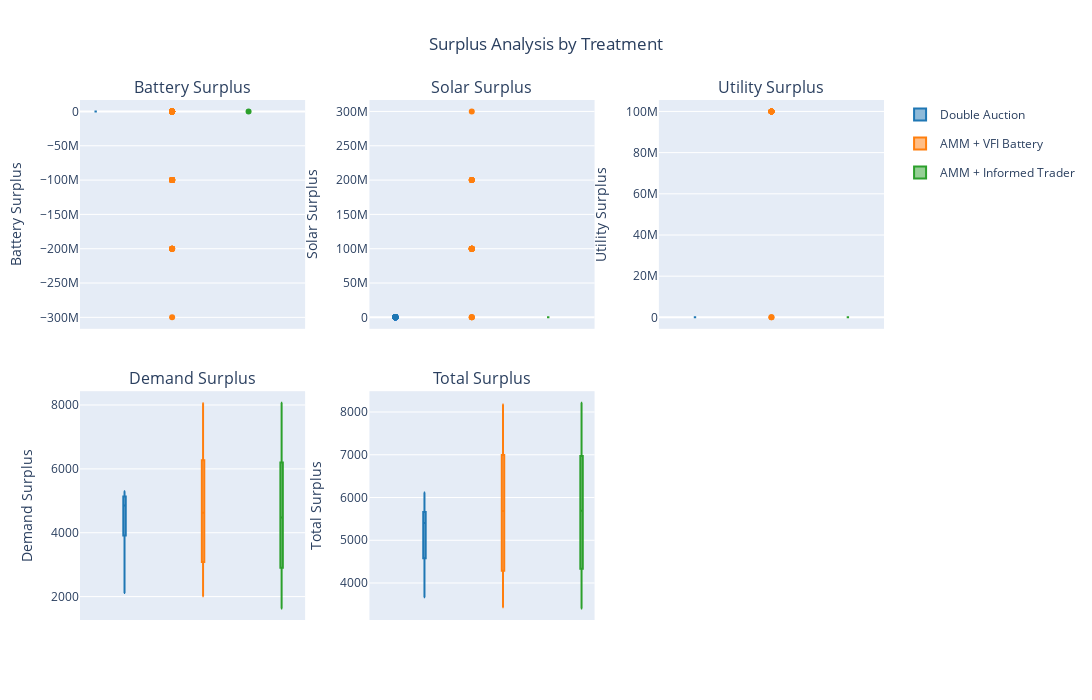

Source (notebook cell):
### Code cell
import plotly.express as px
from plotly.subplots import make_subplots
import plotly.graph_objects as go

# List of surplus variables to plot in specific order for 2x3 layout
surplus_vars = ['total_surplus_battery', 'total_surplus_solar', 'total_surplus_utility', 
                'total_surplus_demand', 'total_surplus_all']

# Define colors for each treatment
colors = {
    'Double Auction': '#1f77b4',
    'AMM + VFI Battery': '#ff7f0e', 
    'AMM + Informed Trader': '#2ca02c'
}

# Create 2x3 subplot layout
# Row 1: Battery, Solar, Utility
# Row 2: Demand, Total, (empty)
subplot_titles = [
    'Battery Surplus', 'Solar Surplus', 'Utility Surplus',
    'Demand Surplus', 'Total Surplus', ''
]

fig = make_subplots(
    rows=2, cols=3,
    subplot_titles=subplot_titles,
    vertical_spacing=0.12,
    horizontal_spacing=0.08
)

# Filter data to exclude unknown treatments
plot_data = combined_df[combined_df['treatment'] != 'Unknown']

# Plot positions for 2x3 grid
positions = [(1,1), (1,2), (1,3), (2,1), (2,2)]

for i, var in enumerate(surplus_vars):
    row, col = positions[i]
    
    # Create boxplot for each treatment
    for treatment in ['Double Auction', 'AMM + VFI Battery', 'AMM + Informed Trader']:
        treatment_data = plot_data[plot_data['treatment'] == treatment][var]
        
        fig.add_trace(
            go.Box(
                y=treatment_data,
                name=treatment,
                marker_color=colors[treatment],
                legendgroup=treatment,
                showlegend=(i == 0),  # Only show legend for first subplot
                boxpoints='outliers'
            ),
            row=row, col=col
        )

# Update layout
fig.update_layout(
    title_text="Surplus Analysis by Treatment",
    title_x=0.5,
    height=700,
    width=1200,
    boxmode='group',
    
)

# Update y-axis labels for each subplot
y_labels = ['Battery Surplus', 'Solar Surplus', 'Utility Surplus', 
           'Demand Surplus', 'Total Surplus']

for i, label in enumerate(y_labels):
    row, col = positions[i]
    fig.update_yaxes(title_text=label, row=row, col=col)

# Update x-axis labels (remove for cleaner look since we have legend)
for i in range(len(surplus_vars)):
    row, col = positions[i]
    fig.update_xaxes(showticklabels=False, row=row, col=col)

fig.show()

### Figure 1 — Plotly figure (JSON) as saved in the notebook; plotly's stock layout.template omitted (floating-point values rounded to 4 significant figures; data arrays with more than 128 entries replaced by an {"elided": "..."} marker saying what was removed)
{"data": [{"boxpoints": "outliers", "legendgroup": "Double Auction", "marker": {"color": "#1f77b4"}, "name": "Double Auction", "showlegend": true, "type": "box", "xaxis": "x", "y": {"elided": "480 float values"}, "yaxis": "y"}, {"boxpoints": "outliers", "legendgroup": "AMM + VFI Battery", "marker": {"color": "#ff7f0e"}, "name": "AMM + VFI Battery", "showlegend": true, "type": "box", "xaxis": "x", "y": {"elided": "480 float values"}, "yaxis": "y"}, {"boxpoints": "outliers", "legendgroup": "AMM + Informed Trader", "marker": {"color": "#2ca02c"}, "name": "AMM + Informed Trader", "showlegend": true, "type": "box", "xaxis": "x", "y": {"elided": "480 float values"}, "yaxis": "y"}, {"boxpoints": "outliers", "legendgroup": "Double Auction", "marker": {"color": "#1f77b4"}, "name": "Double Auction", "showlegend": false, "type": "box", "xaxis": "x2", "y": {"elided": "480 float values"}, "yaxis": "y2"}, {"boxpoints": "outliers", "legendgroup": "AMM + VFI Battery", "marker": {"color": "#ff7f0e"}, "name": "AMM + VFI Battery", "showlegend": false, "type": "box", "xaxis": "x2", "y": {"elided": "480 float values"}, "yaxis": "y2"}, {"boxpoints": "outliers", "legendgroup": "AMM + Informed Trader", "marker": {"color": "#2ca02c"}, "name": "AMM + Informed Trader", "showlegend": false, "type": "box", "xaxis": "x2", "y": {"elided": "480 float values"}, "yaxis": "y2"}, {"boxpoints": "outliers", "legendgroup": "Double Auction", "marker": {"color": "#1f77b4"}, "name": "Double Auction", "showlegend": false, "type": "box", "xaxis": "x3", "y": {"elided": "480 float values"}, "yaxis": "y3"}, {"boxpoints": "outliers", "legendgroup": "AMM + VFI Battery", "marker": {"color": "#ff7f0e"}, "name": "AMM + VFI Battery", "showlegend": false, "type": "box", "xaxis": "x3", "y": {"elided": "480 float values"}, "yaxis": "y3"}, {"boxpoints": "outliers", "legendgroup": "AMM + Informed Trader", "marker": {"color": "#2ca02c"}, "name": "AMM + Informed Trader", "showlegend": false, "type": "box", "xaxis": "x3", "y": {"elided": "480 float values"}, "yaxis": "y3"}, {"boxpoints": "outliers", "legendgroup": "Double Auction", "marker": {"color": "#1f77b4"}, "name": "Double Auction", "showlegend": false, "type": "box", "xaxis": "x4", "y": {"elided": "480 float values"}, "yaxis": "y4"}, {"boxpoints": "outliers", "legendgroup": "AMM + VFI Battery", "marker": {"color": "#ff7f0e"}, "name": "AMM + VFI Battery", "showlegend": false, "type": "box", "xaxis": "x4", "y": {"elided": "480 float values"}, "yaxis": "y4"}, {"boxpoints": "outliers", "legendgroup": "AMM + Informed Trader", "marker": {"color": "#2ca02c"}, "name": "AMM + Informed Trader", "showlegend": false, "type": "box", "xaxis": "x4", "y": {"elided": "480 float values"}, "yaxis": "y4"}, {"boxpoints": "outliers", "legendgroup": "Double Auction", "marker": {"color": "#1f77b4"}, "name": "Double Auction", "showlegend": false, "type": "box", "xaxis": "x5", "y": {"elided": "480 float values"}, "yaxis": "y5"}, {"boxpoints": "outliers", "legendgroup": "AMM + VFI Battery", "marker": {"color": "#ff7f0e"}, "name": "AMM + VFI Battery", "showlegend": false, "type": "box", "xaxis": "x5", "y": {"elided": "480 float values"}, "yaxis": "y5"}, {"boxpoints": "outliers", "legendgroup": "AMM + Informed Trader", "marker": {"color": "#2ca02c"}, "name": "AMM + Informed Trader", "showlegend": false, "type": "box", "xaxis": "x5", "y": {"elided": "480 float values"}, "yaxis": "y5"}], "layout": {"annotations": [{"font": {"size": 16}, "showarrow": false, "text": "Battery Surplus", "x": 0.14, "xanchor": "center", "xref": "paper", "y": 1, "yanchor": "bottom", "yref": "paper"}, {"font": {"size": 16}, "showarrow": false, "text": "Solar Surplus", "x": 0.5, "xanchor": "center", "xref": "paper", "y": 1, "yanchor": "bottom", "yref": "paper"}, {"font": {"size": 16}, "showarrow": false, "text": "Utility Surplus", "x": 0.86, "xanchor": "center", "xref": "paper", "y": 1, "yanchor": "bottom", "yref": "paper"}, {"font": {"size": 16}, "showarrow": false, "text": "Demand Surplus", "x": 0.14, "xanchor": "center", "xref": "paper", "y": 0.44, "yanchor": "bottom", "yref": "paper"}, {"font": {"size": 16}, "showarrow": false, "text": "Total Surplus", "x": 0.5, "xanchor": "center", "xref": "paper", "y": 0.44, "yanchor": "bottom", "yref": "paper"}], "boxmode": "group", "height": 700, "title": {"text": "Surplus Analysis by Treatment", "x": 0.5}, "width": 1200, "xaxis": {"anchor": "y", "domain": [0, 0.28], "showticklabels": false}, "xaxis2": {"anchor": "y2", "domain": [0.36, 0.64], "showticklabels": false}, "xaxis3": {"anchor": "y3", "domain": [0.72, 1], "showticklabels": false}, "xaxis4": {"anchor": "y4", "domain": [0, 0.28], "showticklabels": false}, "xaxis5": {"anchor": "y5", "domain": [0.36, 0.64], "showticklabels": false}, "xaxis6": {"anchor": "y6", "domain": [0.72, 1]}, "yaxis": {"anchor": "x", "domain": [0.56, 1], "title": {"text": "Battery Surplus"}}, "yaxis2": {"anchor": "x2", "domain": [0.56, 1], "title": {"text": "Solar Surplus"}}, "yaxis3": {"anchor": "x3", "domain": [0.56, 1], "title": {"text": "Utility Surplus"}}, "yaxis4": {"anchor": "x4", "domain": [0, 0.44], "title": {"text": "Demand Surplus"}}, "yaxis5": {"anchor": "x5", "domain": [0, 0.44], "title": {"text": "Total Surplus"}}, "yaxis6": {"anchor": "x6", "domain": [0, 0.44]}}}
